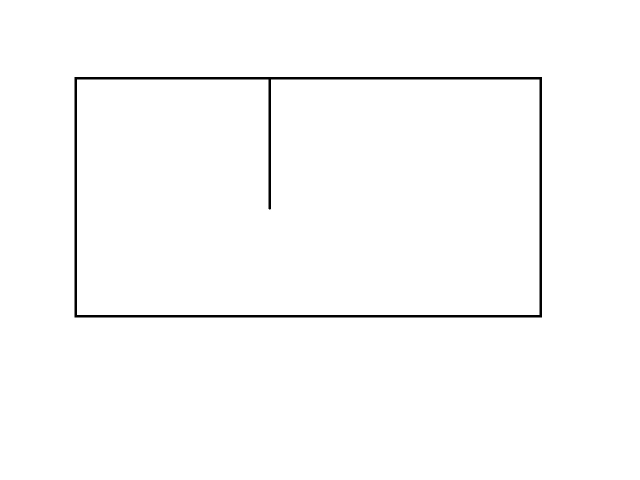
#> input picture wall.jpg, 1280 x 960 px (shown at 1/2 size)
$ python code.py --image ../wall.jpg
#> lines starting #> are read from the running program, lines starting #| are printed output that depends on the picture; after the words box and inside, x2 and y2 are one past the last pixel; in counts of white or black regions, pixels touching at a corner belong together
import argparse
import os.path

import cv2
import imutils
import numpy as np


def main(image_path, debug):
    """ Main function of the Test """
#> called with image_path = '../wall.jpg', debug = False
     # Load image
    image = load_image(image_path)
#> in load_image, returned value is the input picture: shape (960, 1280, 3); min 0, max 255, mean 251.8

    # Resize the image
    image = imutils.resize(image, width=1600)

    # Convert to gray and apply bilateral filter to smooth the image
    gray = cv2.cvtColor(image, cv2.COLOR_BGR2GRAY)
    bilateral_filter = cv2.bilateralFilter(gray, 25, 10, 80)

    # Binarize the image and find the countours of the shape
    binary = cv2.threshold(bilateral_filter, 0, 255, cv2.THRESH_BINARY_INV | cv2.THRESH_OTSU)[1]
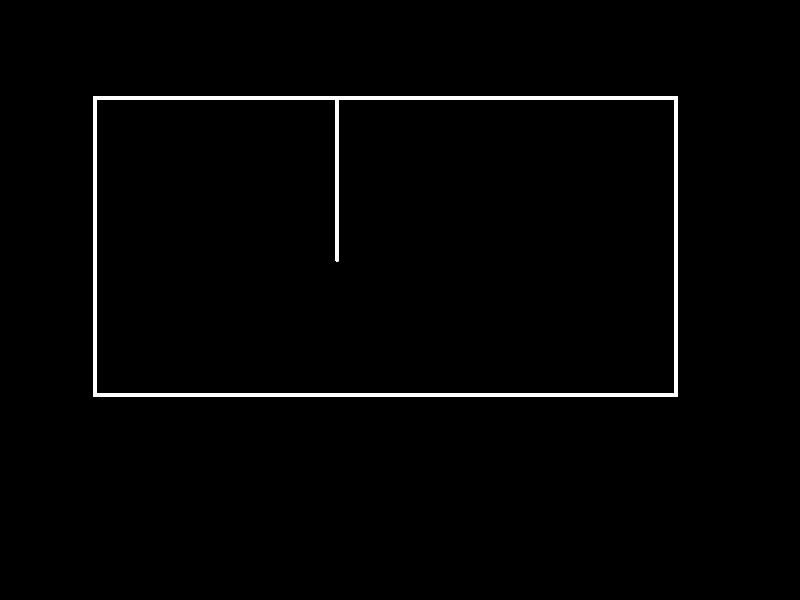
#> binary: shape (1200, 1600) (shown at 1/2 size); 1.4% white; 1 white region
    contours = cv2.findContours(binary.copy(), cv2.RETR_TREE, cv2.CHAIN_APPROX_SIMPLE)[1]
#> contours = 2 contours; box (x1, y1, x2, y2) and area: (186, 192, 1355, 794) 701968, (192, 198, 1350, 788) 679524

    # Create a blank image and draw countours find inside
    height, width, _ = image.shape
#> height = 1200; width = 1600
    blank_image = np.zeros((height, width), np.uint8)
    for contour in contours:
        contour = remove_pointless(contour)
        cv2.drawContours(blank_image, [contour], -1, (255, 255, 255), 1)
#> this loop made 2 passes
#> contour on pass 1: [[187, 193], [186, 793], [1354, 793], [1354, 192]]
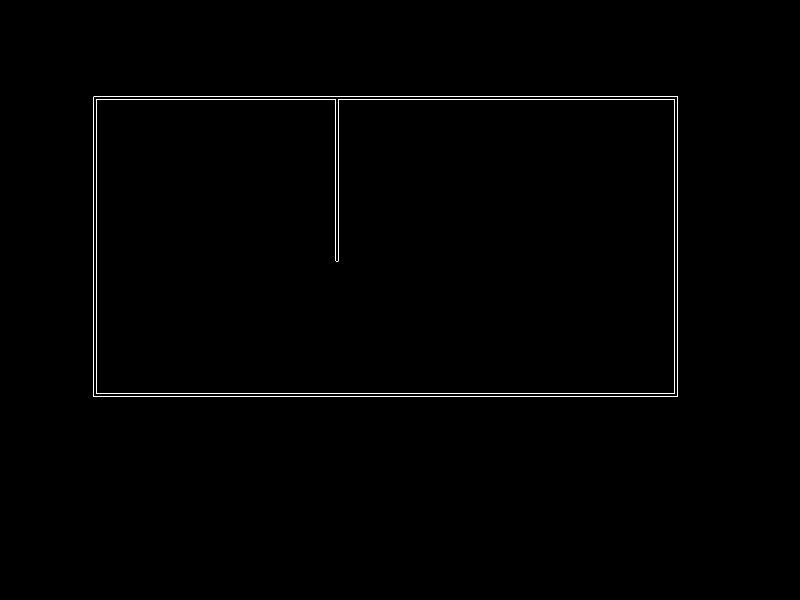
#> blank_image: shape (1200, 1600) (shown at 1/2 size); 0.4% white in thin lines or dots, all inside (x1, y1, x2, y2) = (186, 192, 1355, 794)

    # Invert the image and convert it to RGB
    inv_blank_image = ~blank_image
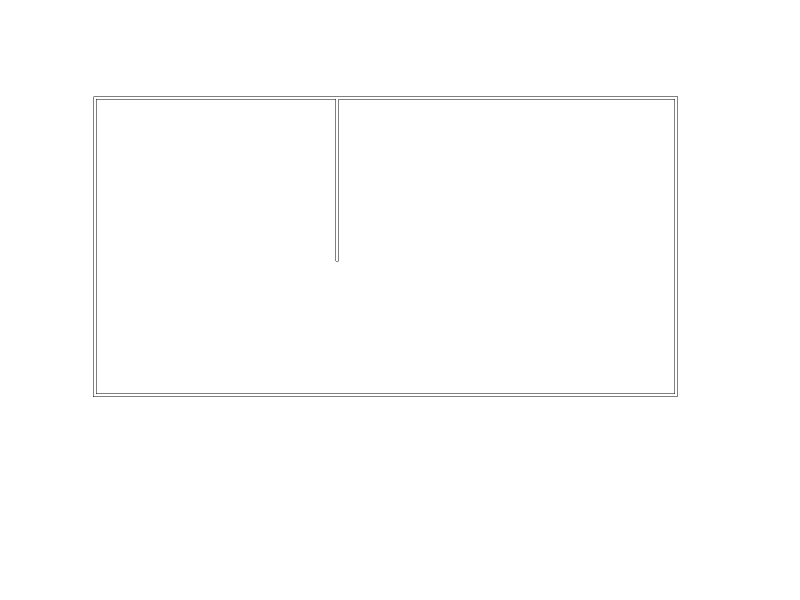
#> inv_blank_image: shape (1200, 1600) (shown at 1/2 size); 99.6% white; black in thin lines or dots, all inside (x1, y1, x2, y2) = (186, 192, 1355, 794)
    color = cv2.cvtColor(inv_blank_image, cv2.COLOR_GRAY2BGR)

    # Add rectangle if it's not cross a contour
    p1 = (0,0)
    p2 = (450,450)

    if check_number_contour(len(contours), binary, p1, p2):
        cv2.rectangle(color, p1, p2, (0,255,0), -1)

    if debug:
        cv2.imshow("New Image After dilation", color)
        cv2.waitKey()

        # Wait Esc key to stop
        while True:
            key = cv2.waitKey()
            if key == 27:
                cv2.destroyAllWindows()
                exit()

def remove_pointless(contour):
    new_contour = []
    i = 1

    while i < len(contour):
        if abs(contour[i][0][0] - contour[i-1][0][0]) == 1 and abs(contour[i][0][1] - contour[i-1][0][1]) == 1:
            tmp = []
            if contour[i-1][0][0] < contour[i][0][0]:
                if contour[i-1][0][1] > contour[i][0][1]:
                    tmp.append(contour[i-1][0][0])
                    tmp.append(contour[i][0][1])
                else:
                    tmp.append(contour[i][0][0])
                    tmp.append(contour[i-1][0][1])
            else:
                if contour[i-1][0][1] > contour[i][0][1]:
                    tmp.append(contour[i][0][0])
                    tmp.append(contour[i-1][0][1])
                else:
                    tmp.append(contour[i-1][0][0])
                    tmp.append(contour[i][0][1])

            new_contour.append([tmp])
            i += 2
        else:
            new_contour.append(contour[i-1])
            if(i + 1 == len(contour)):
                new_contour.append(contour[i])

            i += 1

    return np.array(new_contour)

def check_number_contour(actual_number_contours, binary, p1, p2):
#> called with actual_number_contours = 2, p1 = (0, 0), p2 = (450, 450)
    tmp_binary = binary.copy()
    cv2.rectangle(tmp_binary, p1, p2, (255,255,255), -1)
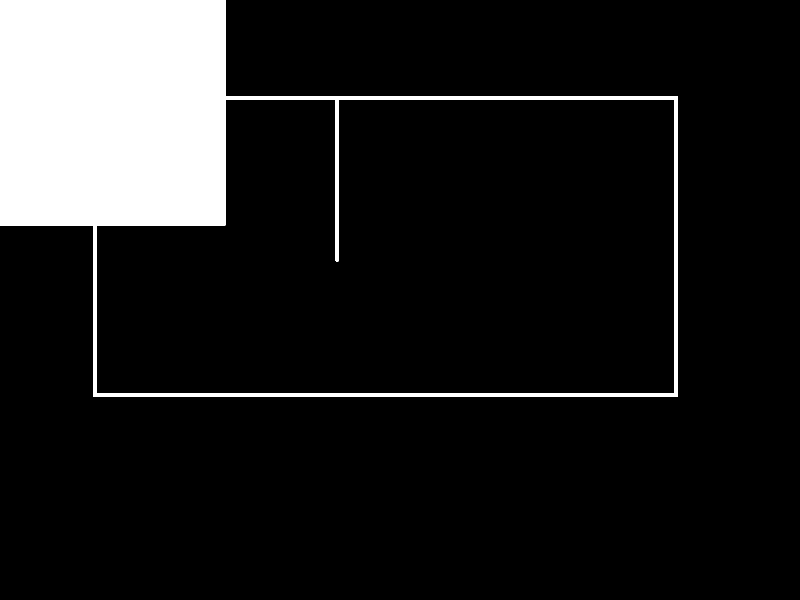
#> tmp_binary: shape (1200, 1600) (shown at 1/2 size); 11.8% white; 1 white region
    tmp_contours = cv2.findContours(tmp_binary, cv2.RETR_TREE, cv2.CHAIN_APPROX_SIMPLE)[1]
#> tmp_contours = 2 contours; box (x1, y1, x2, y2) and area: (0, 0, 1355, 794) 836357, (192, 198, 1350, 788) 614508
    return len(tmp_contours) > actual_number_contours

def load_image(image_path):
    """ Read the image and return a 3-dimensional matrix """

    if not os.path.isfile(image_path):
        print("You have passed an invalid image")
        exit()

    return cv2.imread(image_path)

def parse_arguments():
    """ Setup up a parser to read command line arguments"""

    parser = argparse.ArgumentParser(
        description='Test')
    parser.add_argument('-i', '--image',
                        action='store',
                        dest='image_path',
                        required=True,
                        help='path of the image to read')
    parser.add_argument('-d', '--debug',
                        action='store_true',
                        dest='debug',
                        help='debug flag to display all transition images')
    parser.add_argument('-v', '--version',
                        action='version',
                        version='%(prog)s 0.0.1')
    return parser.parse_args()

if __name__ == '__main__':
    arguments = parse_arguments()
    main(arguments.image_path, arguments.debug)
